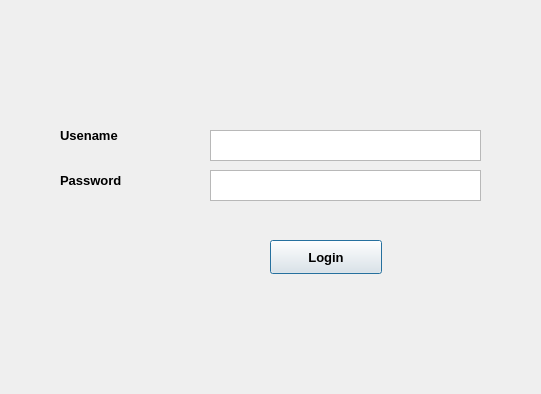
<?xml version="1.0" encoding="UTF-8"?>
<ui version="4.0">
 <class>Login</class>
 <widget class="QDialog" name="Login">
  <property name="enabled">
   <bool>true</bool>
  </property>
  <property name="windowTitle">
   <string>Dialog</string>
  </property>
  <widget class="QLabel" name="label">
   <property name="geometry">
    <rect>
     <x>60</x>
     <y>120</y>
     <width>151</width>
     <height>31</height>
    </rect>
   </property>
   <property name="font">
    <font>
     <pointsize>10</pointsize>
     <weight>75</weight>
     <bold>true</bold>
    </font>
   </property>
   <property name="text">
    <string>Usename</string>
   </property>
  </widget>
  <widget class="QLabel" name="label_2">
   <property name="geometry">
    <rect>
     <x>60</x>
     <y>160</y>
     <width>131</width>
     <height>41</height>
    </rect>
   </property>
   <property name="font">
    <font>
     <pointsize>10</pointsize>
     <weight>75</weight>
     <bold>true</bold>
    </font>
   </property>
   <property name="text">
    <string>Password</string>
   </property>
  </widget>
  <widget class="QTextEdit" name="textEdit">
   <property name="geometry">
    <rect>
     <x>210</x>
     <y>130</y>
     <width>271</width>
     <height>31</height>
    </rect>
   </property>
  </widget>
  <widget class="QTextEdit" name="textEdit_2">
   <property name="geometry">
    <rect>
     <x>210</x>
     <y>170</y>
     <width>271</width>
     <height>31</height>
    </rect>
   </property>
  </widget>
  <widget class="QPushButton" name="pushButton">
   <property name="geometry">
    <rect>
     <x>270</x>
     <y>240</y>
     <width>112</width>
     <height>34</height>
    </rect>
   </property>
   <property name="font">
    <font>
     <pointsize>10</pointsize>
     <weight>75</weight>
     <bold>true</bold>
    </font>
   </property>
   <property name="text">
    <string>Login</string>
   </property>
  </widget>
 </widget>
 <resources/>
 <connections/>
</ui>
